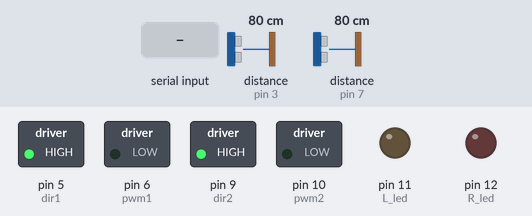
The sketch below on a simulated Arduino Uno, built with avr-gcc and run on an emulated ATmega328P. Parts: switched loads named in the sketch (green lamp = pin HIGH), output pins drawn as LEDs (lit = HIGH). Wiring (inferred from the names in the program): 2 × ultrasonic range finder: trigger pin 4, echo pin 3 / trigger pin 8, echo pin 7. The inputs (shaded band) are chosen by the test bench; at power-on: distance to the obstacle (sensors on pin 7, pin 3) 80 cm. The echo pulse lasts 58.3 µs per cm; pins used as bus, display or sensor lines are not drawn; what the sketch prints to the serial monitor is not drawn.

Above: at 1.2 s.
1.3 s: "1\n" received over Serial
At 2.6 s:
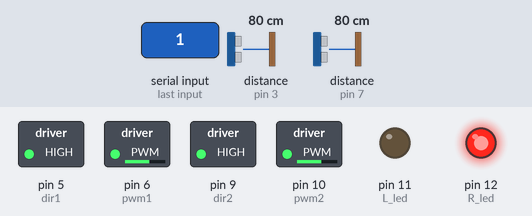
2.9 s: "2\n" received over Serial
At 3.3 s:
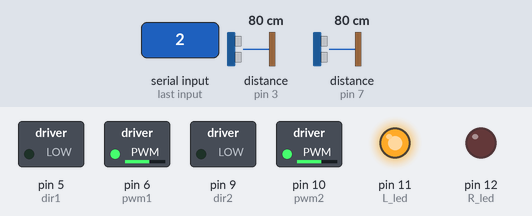
4.4 s: distance to the obstacle (sensor on pin 7) set to 18 cm
5.9 s: distance to the obstacle (sensor on pin 7) set to 14 cm
At 6.9 s:
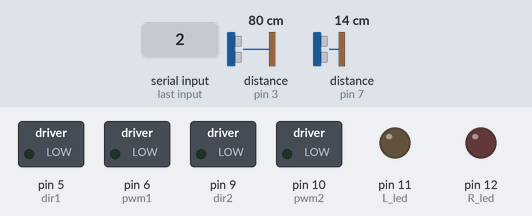
Timing chart, 0 to 8.7 s (numbered marks = the images above; inputs shaded):
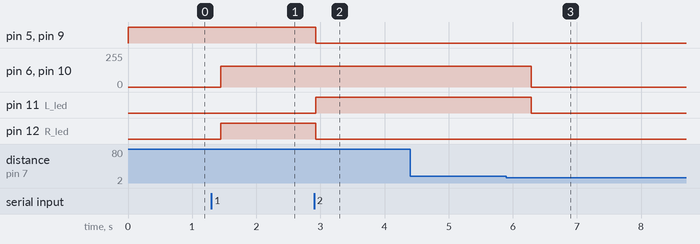

The sketch:

Hyperloop_Pod_Communication_1.ino.ino
```cpp
const int L_led = 11;
const int R_led = 12;

const int pwm1 = 6; // pin 10 as pwm
const int dir1 = 5;  // pin 9 as dir
const int pwm2 = 10; // pin 10 as pwm
const int dir2 = 9;  // pin 9 as dir
 //schamtic pins
// const int trig1Pin = 7;   //7 <- schematic pin right // test port: 4
// const int echo1Pin = 8; //8 <-schematic pin right // test port 3
// const int trig2Pin = 4; //4 <-schematic pin left // test port: 8
// const int echo2Pin = 3; //3 <- shcematic pin left // test port: 7

//test pins
const int trig1Pin = 4;   //7 <- schematic pin right // test port: 4
const int echo1Pin = 3; //8 <-schematic pin right // test port 3
const int trig2Pin = 8; //4 <-schematic pin left // test port: 8
const int echo2Pin = 7; //3 <- shcematic pin left // test port: 7

int buff = 0;

bool cur_dir = true;
float duration;

unsigned int distance1;
unsigned int distance2;

enum {STOP, RIGHT_MOVE, LEFT_MOVE};
unsigned char state;

float distanceDetect(int trigPin, int echoPin){
  //shoot out ultrasonic wave
  digitalWrite(trigPin, LOW);
  delayMicroseconds(2);
  digitalWrite(trigPin, HIGH);
  delayMicroseconds(10);
  digitalWrite(trigPin, LOW);

  //detect the time during which the ultrasonic wave travels
  duration = pulseIn(echoPin, HIGH);
  //calculate the distance from the obstacle using the speed of sound
  float range = (duration*.0343)/2;
//  Serial.print("Distance: ");
//  Serial.println(range);
  delay(50);
  return range;
}

void blinkLED(){
  digitalWrite(6, HIGH);
  delay(200);
  digitalWrite(6, LOW);
  delay(200);
  digitalWrite(6, HIGH);
  delay(200);
}

void setup(){

  Serial.begin(9600);

  pinMode(L_led, OUTPUT);
  pinMode(R_led, OUTPUT);

  pinMode(pwm1,OUTPUT); //declare pin pwm as OUTPUT
  pinMode(dir1,OUTPUT); //declare pin dir as OUTPUT
  pinMode(pwm2,OUTPUT); //declare pin pwm as OUTPUT
  pinMode(dir2,OUTPUT); //declare pin dir as OUTPUT

  pinMode(echo1Pin, INPUT);
  pinMode(trig1Pin, OUTPUT);
  pinMode(echo2Pin, INPUT);
  pinMode(trig2Pin, OUTPUT);

  digitalWrite(dir1,HIGH);  // if DIR pin is HIGH, B will HIGH ; if DIR pin is LOW, A will HIGH
  digitalWrite(dir2,HIGH);  // if DIR pin is HIGH, B will HIGH ; if DIR pin is LOW, A will HIGH

  analogWrite(pwm1, 0);
  analogWrite(pwm2, 0);

  digitalWrite(L_led,LOW);
  digitalWrite(R_led,LOW);
}

void loop() {
  // put your main code here, to run repeatedly:
//  Serial.print("Sensor 1 distance: ");
  distance1 = distanceDetect(trig1Pin, echo1Pin);
//  Serial.print("Sensor 2 distance: ");
  distance2 = distanceDetect(trig2Pin, echo2Pin);
  delay(50);

  if (Serial.available()>0) {
    int mode = Serial.parseInt();

    switch(mode) {
      case 1:                       //Mode 1: Pod moving to the right
        digitalWrite(6, HIGH);
//        Serial.write(2);
        state = RIGHT_MOVE;
        break;
      case 2:                       //Mode 2: Pod moving to the left
        digitalWrite(6, LOW);
        state = LEFT_MOVE;
        break;
      default:
        break;
    }
  }

  if (state == RIGHT_MOVE) {
//        Serial.println("Moving right");
        // Turning on LED indicating direction RIGHT
        digitalWrite(L_led,LOW);
        digitalWrite(R_led,HIGH);
        // Change direction of motors
        cur_dir=true;              // false -> left
        digitalWrite(dir1,cur_dir);
        digitalWrite(dir2,cur_dir);
        //Start driving the motors
        analogWrite(pwm1, 155);
        analogWrite(pwm2, 155);
        if (distance1<15 && cur_dir)  {
          state = STOP;
          Serial.write(1);
        }
  }
  else if (state == LEFT_MOVE) {
//        Serial.println("Moving left");
        // Turning on LED indicating direction LEFT
        digitalWrite(L_led,HIGH);
        digitalWrite(R_led,LOW);
        // Change direction of motors
        cur_dir=false;              // false -> left
        digitalWrite(dir1,cur_dir);
        digitalWrite(dir2,cur_dir);
        //Start driving the motors
        analogWrite(pwm1, 155);
        analogWrite(pwm2, 155);
        if (distance2<15 && !cur_dir)  {
          state = STOP;
          Serial.write(2);
        }
  }
  else if (state == STOP) {
//        Serial.println("Stop");
//        digitalWrite(6, LOW);
       analogWrite(pwm1, 0);
       analogWrite(pwm2, 0);
       digitalWrite(L_led,LOW);
       digitalWrite(R_led,LOW);
  }
}
```

Measured:
- the behaviour switches between 16 and 15 cm on distance to the obstacle (sensor on pin 7) (found by bisection; images 2 and 3)
- after the input at 1.3 s, pin 6 (pwm1), pin 10 (pwm2): 0/255 → 155/255 after 0.14 s; pin 12 (R_led): LOW → HIGH after 0.14 s
- after the input at 2.9 s, pin 5 (dir1), pin 9 (dir2), pin 12 (R_led): HIGH → LOW at once; pin 11 (L_led): LOW → HIGH at once
- after the input at 4.4 s, every drawn part: stays the same
- after the input at 5.9 s, pin 6 (pwm1), pin 10 (pwm2): 155/255 → 0/255 after 0.39 s; pin 11 (L_led): HIGH → LOW after 0.39 s
